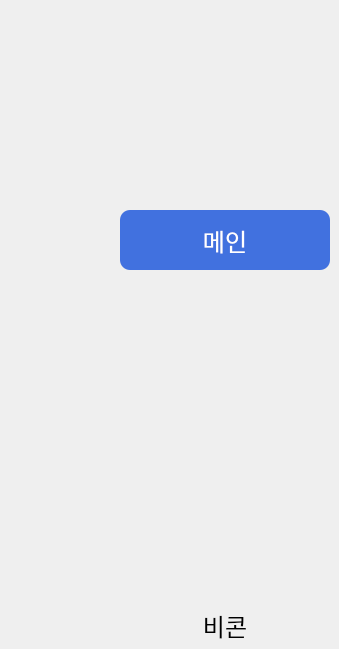
    <widget class="QWidget" name="stack_title">
     <property name="font">
      <font>
       <family>맑은 고딕</family>
      </font>
     </property>
     <widget class="QLabel" name="btn_title_to_beacon">
      <property name="geometry">
       <rect>
        <x>180</x>
        <y>510</y>
        <width>90</width>
        <height>90</height>
       </rect>
      </property>
      <property name="font">
       <font>
        <family>맑은 고딕</family>
       </font>
      </property>
      <property name="cursor">
       <cursorShape>PointingHandCursor</cursorShape>
      </property>
      <property name="text">
       <string/>
      </property>
      <property name="pixmap">
       <pixmap>src/icon02.png</pixmap>
      </property>
      <property name="scaledContents">
       <bool>true</bool>
      </property>
     </widget>
     <widget class="QLabel" name="label_3">
      <property name="geometry">
       <rect>
        <x>190</x>
        <y>610</y>
        <width>70</width>
        <height>30</height>
       </rect>
      </property>
      <property name="font">
       <font>
        <family>맑은 고딕</family>
        <pointsize>18</pointsize>
       </font>
      </property>
      <property name="text">
       <string>비콘</string>
      </property>
      <property name="alignment">
       <set>Qt::AlignCenter</set>
      </property>
     </widget>
     <widget class="QLabel" name="btn_title_to_main">
      <property name="geometry">
       <rect>
        <x>120</x>
        <y>210</y>
        <width>210</width>
        <height>60</height>
       </rect>
      </property>
      <property name="font">
       <font>
        <family>맑은 고딕</family>
        <pointsize>18</pointsize>
       </font>
      </property>
      <property name="cursor">
       <cursorShape>PointingHandCursor</cursorShape>
      </property>
      <property name="styleSheet">
       <string notr="true">background-color: rgb(65, 113, 223);
border-radius: 10px;
color: rgb(255, 255, 255);</string>
      </property>
      <property name="text">
       <string>메인</string>
      </property>
      <property name="alignment">
       <set>Qt::AlignCenter</set>
      </property>
     </widget>
    </widget>
